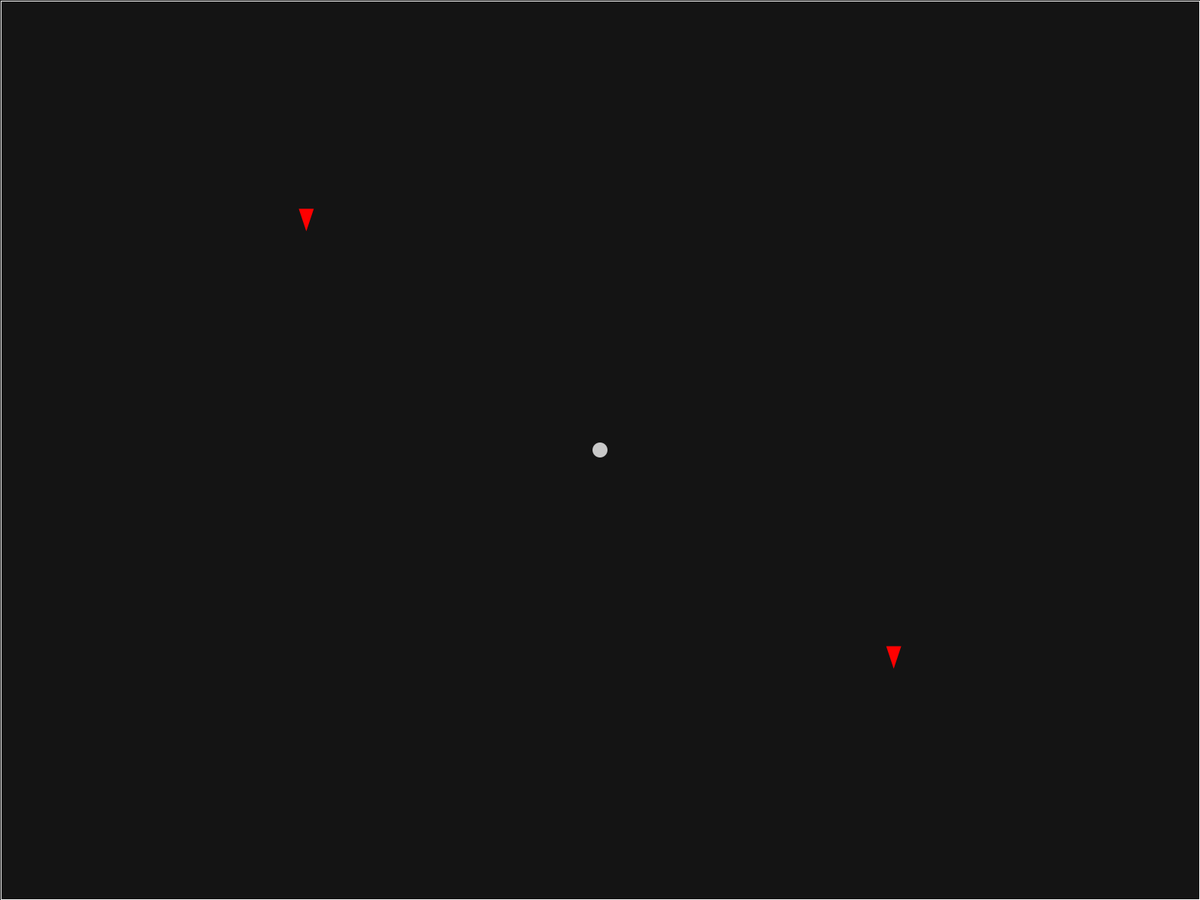
Frame 1 (no input)
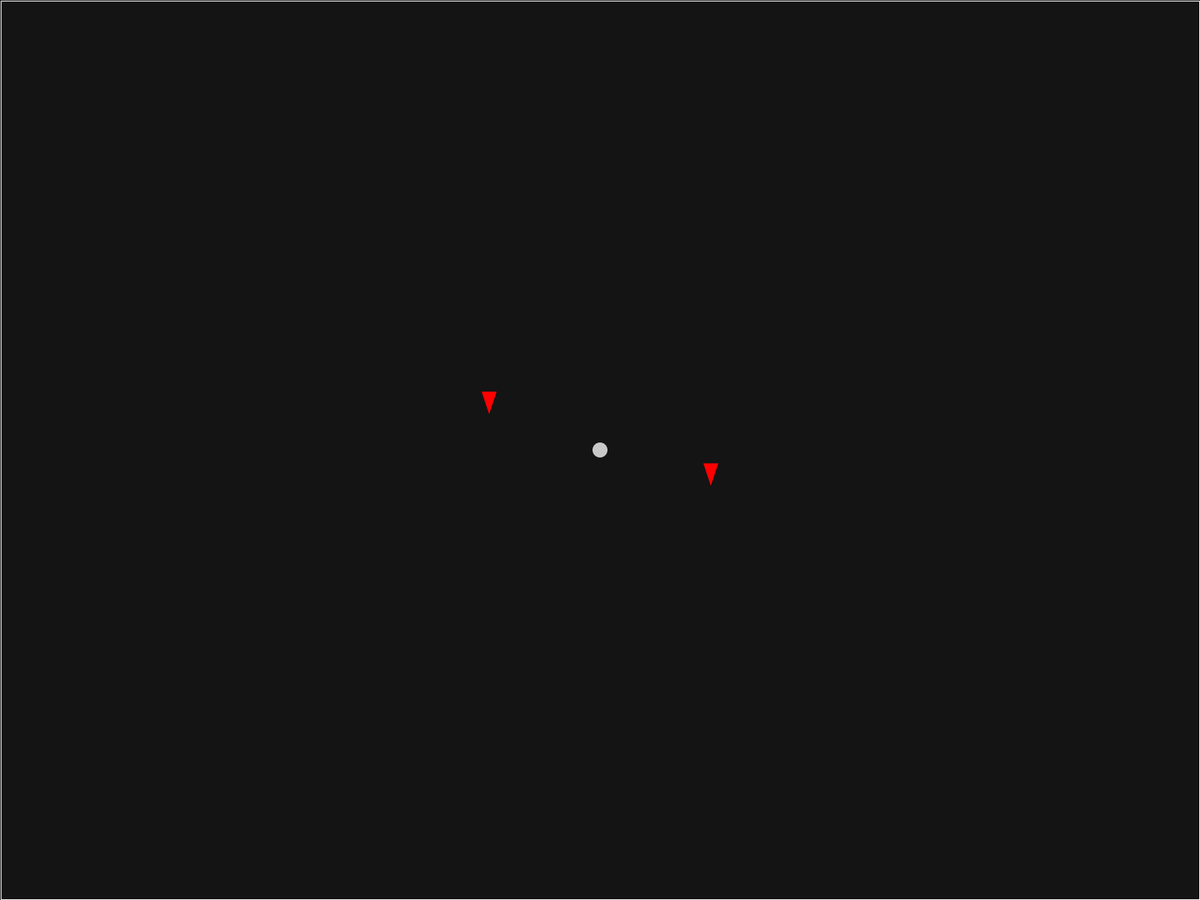
Frame 60 (the mouse pressed at the canvas centre just before this capture)
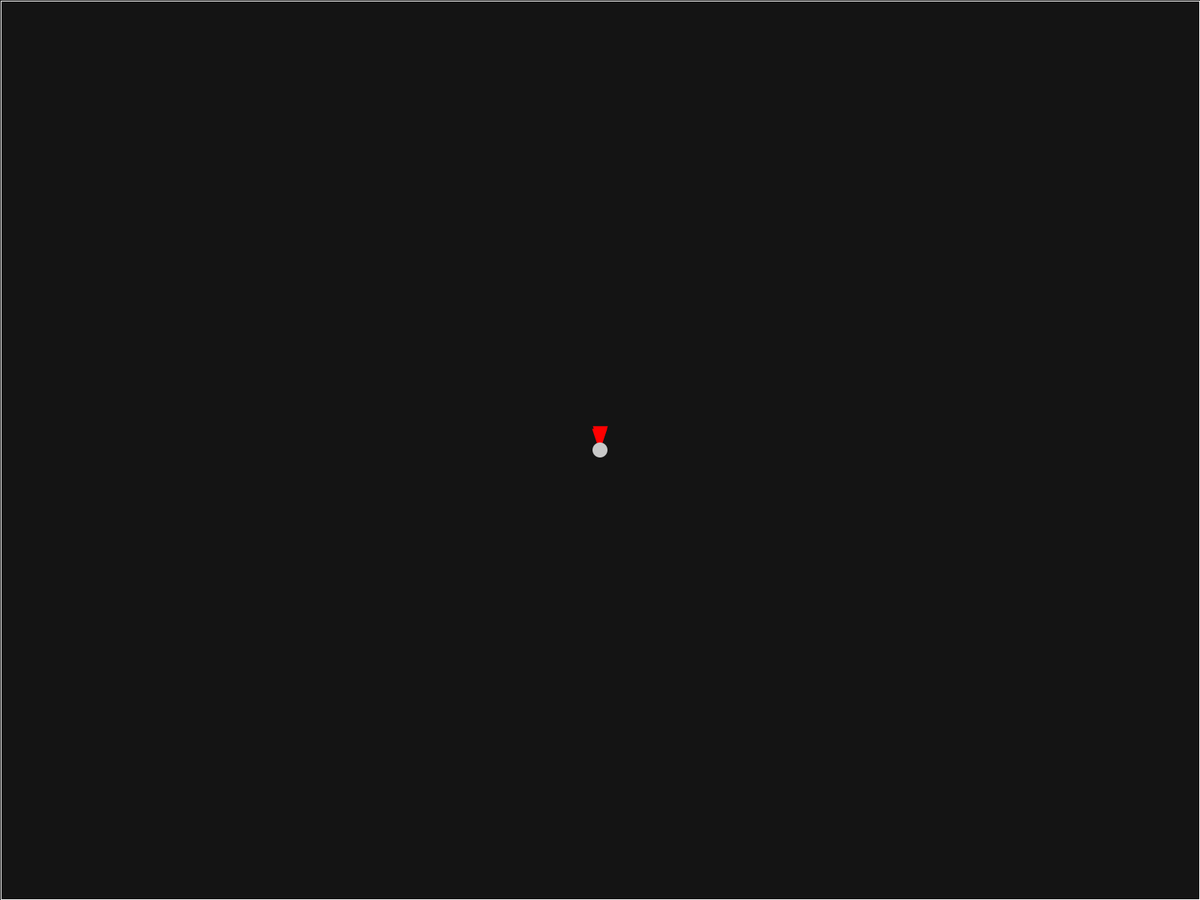
Frame 120 (the mouse held since frame 60 and released just before this capture)

The Processing sketch that drew these frames (run headless with seeded random() and noise(); from frame 60 on, the mouse is pressed at the canvas centre):

// Processing sketch: FirstGame
// ── FirstGame.pde
boolean work;
int score;
Player player;
Rocket rocket1, rocket2;

void setup() {
  fullScreen();
  noCursor();
  frameRate(30);
  fill(0);
  stroke(255);
  work = true;
  score = 0;
  
  player = new Player(width/2, height/2);
  rocket1 = new Rocket(width/4,height/4);
  rocket2 = new Rocket(width * 0.75f,height*0.75f);
  
}


void render() {
  background(20);
  line(1,1, width-1,1);
  line(1,1, 1, height-1);
  line(width-1,height-1,width-1,1);
  line(width-1,height-1,1,height-1);
  
  rocket1.render();
  rocket2.render();
  player.render();

}


void draw() {
  player.work();
  rocket1.work((int)player.GetX(),(int)player.GetY());
  rocket2.work((int)player.GetX(),(int)player.GetY());

  render();
}




void keyPressed() {
  if      (key == 'a') {player.StartMovingBackwards();}
  else if (key == 'd') {player.StartMovingForwards(); }
  if      (key == 'w') {player.StartMovingUp();       }
  else if (key == 's') {player.StartMovingDown();     }
  if  (keyCode ==  27) {exit(); /*if ESC pressed */   }
}

void keyReleased() {
  if      (key == 'a') {player.StopMovingBackwards(); }
  else if (key == 'd') {player.StopMovingForwards();  }
  if      (key == 'w') {player.StopMovingUp();        }
  else if (key == 's') {player.StopMovingDown();      }
}

// ── Player.pde
class Player {
  protected float posX;
  protected float posY;
  protected float velX;
  protected float velY;
  
  protected boolean moveForwards  = false;
  protected boolean moveBackwards = false;
  protected boolean moveUp        = false;
  protected boolean moveDown      = false;
  
  protected int pWidth;
  protected int pHeight;
  
  
  Player(float pX, float pY) {
    this.posX = pX;
    this.posY = pY;
    this.velX = 0f;
    this.velY = 0f;
    this.pWidth = 20;
    this.pHeight = 20;
  }
  
  public float GetX() {return this.posX;}
  public float GetY() {return this.posY;}
  //public float GetVelX() {return this.velY;}
  //public float GetVelY() {return this.velY;}
  
  public void AddForce(float vX,float vY) {
    this.velX += vX;
    this.velY += vY;
  }
  
  public void StartMovingForwards () {this.moveForwards  = true;} 
  public void StopMovingForwards  () {this.moveForwards  = false;} 
  public void StartMovingBackwards() {this.moveBackwards = true;} 
  public void StopMovingBackwards () {this.moveBackwards = false;}
  public void StartMovingUp       () {this.moveUp        = true;} 
  public void StartMovingDown     () {this.moveDown      = true;} 
  public void StopMovingUp        () {this.moveUp        = false;}
  public void StopMovingDown      () {this.moveDown      = false;}
  
  
  public void AddResistance() {this.velX *= 0.999f;this.velY *= 0.999f;}
  
  public void controlMovement() {
    if      (this.moveForwards)  {this.AddForce( 2f, 0f);}
    else if (this.moveBackwards) {this.AddForce(-2f, 0f);}
    if      (this.moveUp)        {this.AddForce( 0f,-2f);}
    else if (this.moveDown)      {this.AddForce( 0f, 2f);}
  }
  
  public void move() {
    if (this.posX > width-this.pWidth/2 && this.velX > 0) {
      this.velX = -this.velX*0.9f;
      this.posX -= 1;
    } else if (this.posX < this.pWidth/2 && this.velX < 0) {
      this.velX = -this.velX*0.9f;
      this.posX += 1;
    } else {
      this.posX += this.velX * frameRate/60f;
    }
    
    if (this.posY > height-this.pWidth/2 && this.velY > 0) {
      this.velY = -this.velY*0.9f;
      this.posX -= 1;
    } else if (this.posY < this.pWidth/2 && this.velY < 0) {
      this.velY = -this.velY*0.9f;
      this.posX += 1;
    } else {
      this.posY += this.velY * frameRate/60f;
    }
  }
  
  
  public void work() {
    this.controlMovement();
    this.AddResistance();
    this.move();
  }
  
  public void render() {
    noStroke();//stroke(255); 
    fill(200);
    ellipse((int)this.posX,(int)this.posY,this.pWidth,this.pHeight);
    stroke(255);
  }
}

// ── Rocket.pde
class Rocket {
  protected float posX;
  protected float posY;
  protected float velX;
  protected float velY;
  //protected float angle;
  protected int rWidth;
  protected int rHeight;
  protected float lX, lY, rX, rY;

  
  
  Rocket(float pX, float pY) {
    this.posX = pX;
    this.posY = pY;
    this.velX = 0f;
    this.velY = 0f;
    this.rWidth = 20;
    this.rHeight = 60;
  }
  
  public float GetPosX() {return this.posX;}
  public float GetPosY() {return this.posY;}
  public float GetVelX() {return this.velY;}
  public float GetVelY() {return this.velY;}
  //public float GetAngle(){return this.angle;}
  public int  GetWidth() {return this.rWidth;}
  public int GetHeight() {return this.rHeight;}
  public float GetLeftEdgeX()  {return this.lX;}
  public float GetLeftEdgeY()  {return this.lY;}
  public float GetRightEdgeX() {return this.rX;}
  public float GetRightEdgeY() {return this.rY;}
  
  public void AddForce(float vX,float vY) { this.velX += vX; this.velY += vY;}
  public void AddResistance() {this.velX *= 0.92f;this.velY *= 0.92f;}
  
  public float calcAimAngle(int x, int y) {
    return atan(sqrt(pow(this.posX-x,2))/sqrt(pow(this.posY-y,2)));
  }
  //public void RotateToAngle(int angle) {}
  
  public void CalculateBody() {
    this.lX = this.posX - (float)this.rWidth/2f; // + velX;
    this.rX = this.posX + (float)this.rWidth/2f; // + velX;
    this.lY = this.posY - (float)this.rHeight/2f; //+ velY;
    this.rY = this.posY - (float)this.rHeight/2f; //+ velY;
  }
  
  public void MoveToObject(int x, int y) {
    if (this.posX-(float)x > 0) { this.velX = -8;
    } else { this.velX = 8;}
    if (this.posY-(float)y > 0) { this.velY = -8;
    } else { this.velY = 8;}
  }
  
  public void move() {
    if (this.posX > width-this.rWidth/2 && this.velX > 0) {
      this.velX = -this.velX*0.999f;
      this.posX -= 1;
    } else if (this.posX < this.rWidth/2 && this.velX < 0) {
      this.velX = -this.velX*0.999f;
      this.posX += 1;
    } else {
      this.posX += this.velX * frameRate/60f;
    }
    
    if (this.posY > height-this.rWidth/2 && this.velY > 0) {
      this.velY = -this.velY*0.999f;
      this.posX -= 1;
    } else if (this.posY < this.rWidth/2 && this.velY < 0) {
      this.velY = -this.velY*0.999f;
      this.posX += 1;
    } else {
      this.posY += this.velY * frameRate/60f;
    }
  }
  
  
  
  
  public void work(int x,int y) {
    //this.angle = calcAimAngle(x,y);
    
    this.AddResistance();
 
    //this.RotateToAngle(this.angle);
    this.MoveToObject(x,y);
    this.posX += this.velX * frameRate/60f;
    this.posY += this.velY * frameRate/60f;
    this.CalculateBody();
  }
  public void render() {
    noStroke();fill(255,0,0);
    triangle(this.posX,this.posY,this.lX,this.lY,this.rX,this.rY);
    stroke(255);fill(0);
  }
}
